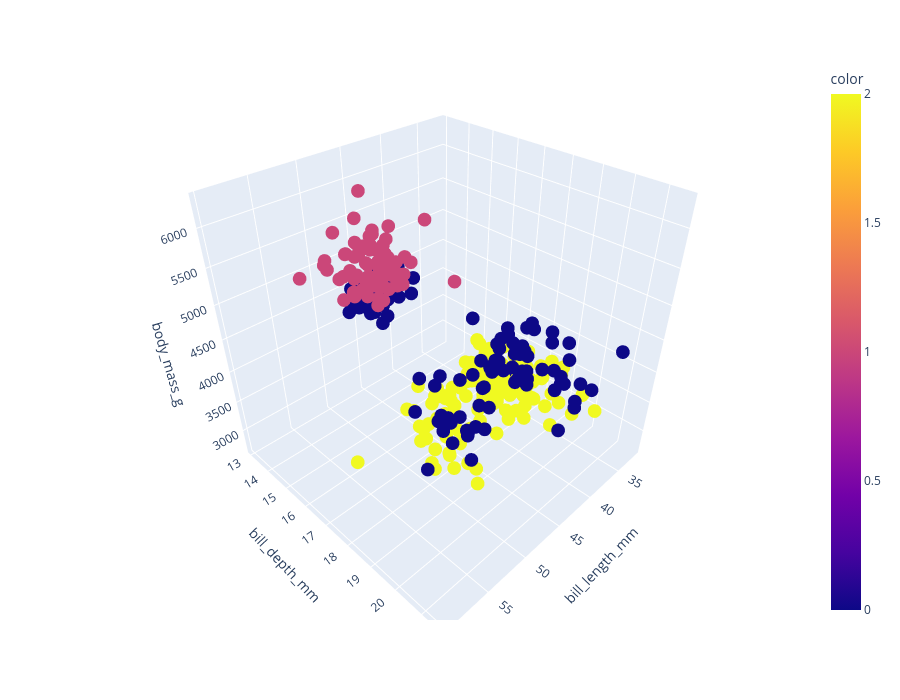

Notebook cell for this chart:
### Code cell
fig = px.scatter_3d(penguins, x = "bill_length_mm", y = "bill_depth_mm", z = "body_mass_g", color = kmeans.labels_)
fig.update_layout(height=700)

### Figure 1 — Plotly figure (JSON) as saved in the notebook; plotly's stock layout.template omitted (floating-point values rounded to 4 significant figures; data arrays with more than 128 entries replaced by an {"elided": "..."} marker saying what was removed)
{"data": [{"hovertemplate": "bill_length_mm=%{x}<br>bill_depth_mm=%{y}<br>body_mass_g=%{z}<br>color=%{marker.color}<extra></extra>", "legendgroup": "", "marker": {"color": {"elided": "333 int values"}, "coloraxis": "coloraxis", "symbol": "circle"}, "mode": "markers", "name": "", "scene": "scene", "showlegend": false, "type": "scatter3d", "x": {"elided": "333 float values"}, "y": {"elided": "333 float values"}, "z": {"elided": "333 int values"}}], "layout": {"coloraxis": {"colorbar": {"title": {"text": "color"}}, "colorscale": [[0, "#0d0887"], [0.1111, "#46039f"], [0.2222, "#7201a8"], [0.3333, "#9c179e"], [0.4444, "#bd3786"], [0.5556, "#d8576b"], [0.6667, "#ed7953"], [0.7778, "#fb9f3a"], [0.8889, "#fdca26"], [1, "#f0f921"]]}, "height": 700, "legend": {"tracegroupgap": 0}, "margin": {"t": 60}, "scene": {"domain": {"x": [0, 1], "y": [0, 1]}, "xaxis": {"title": {"text": "bill_length_mm"}}, "yaxis": {"title": {"text": "bill_depth_mm"}}, "zaxis": {"title": {"text": "body_mass_g"}}}}}
